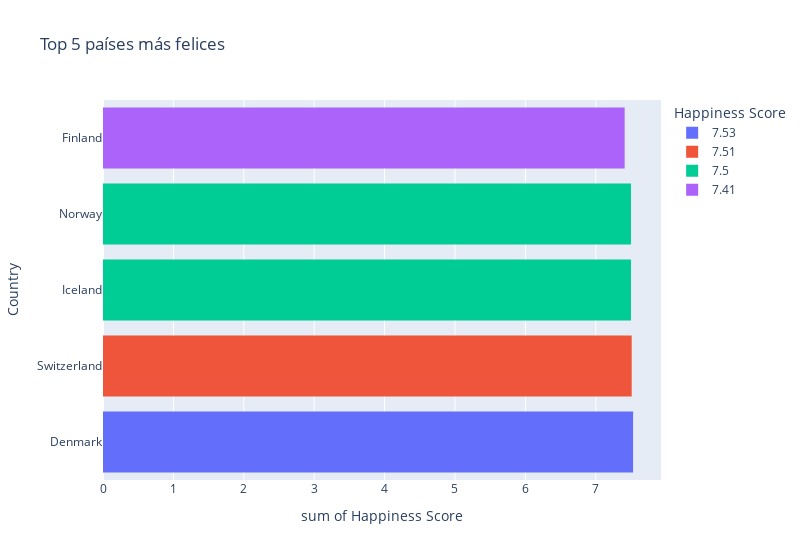

The cell this chart's notebook holds for it:
### Code cell
topfelices16 =px.histogram(top16,x="Happiness Score", y="Country", color= "Happiness Score", width=800, title="Top 5 países más felices")
topfelices16.show()

### Figure 1 — Plotly figure (JSON) as saved in the notebook; plotly's stock layout.template omitted (floating-point values rounded to 4 significant figures)
{"data": [{"alignmentgroup": "True", "bingroup": "y", "histfunc": "sum", "hovertemplate": "Happiness Score=7.53<br>sum of Happiness Score=%{x}<br>Country=%{y}<extra></extra>", "legendgroup": "7.53", "marker": {"color": "#636efa", "pattern": {"shape": ""}}, "name": "7.53", "offsetgroup": "7.53", "orientation": "h", "showlegend": true, "type": "histogram", "x": [7.53], "xaxis": "x", "y": ["Denmark"], "yaxis": "y"}, {"alignmentgroup": "True", "bingroup": "y", "histfunc": "sum", "hovertemplate": "Happiness Score=7.51<br>sum of Happiness Score=%{x}<br>Country=%{y}<extra></extra>", "legendgroup": "7.51", "marker": {"color": "#EF553B", "pattern": {"shape": ""}}, "name": "7.51", "offsetgroup": "7.51", "orientation": "h", "showlegend": true, "type": "histogram", "x": [7.51], "xaxis": "x", "y": ["Switzerland"], "yaxis": "y"}, {"alignmentgroup": "True", "bingroup": "y", "histfunc": "sum", "hovertemplate": "Happiness Score=7.5<br>sum of Happiness Score=%{x}<br>Country=%{y}<extra></extra>", "legendgroup": "7.5", "marker": {"color": "#00cc96", "pattern": {"shape": ""}}, "name": "7.5", "offsetgroup": "7.5", "orientation": "h", "showlegend": true, "type": "histogram", "x": [7.5, 7.5], "xaxis": "x", "y": ["Iceland", "Norway"], "yaxis": "y"}, {"alignmentgroup": "True", "bingroup": "y", "histfunc": "sum", "hovertemplate": "Happiness Score=7.41<br>sum of Happiness Score=%{x}<br>Country=%{y}<extra></extra>", "legendgroup": "7.41", "marker": {"color": "#ab63fa", "pattern": {"shape": ""}}, "name": "7.41", "offsetgroup": "7.41", "orientation": "h", "showlegend": true, "type": "histogram", "x": [7.41], "xaxis": "x", "y": ["Finland"], "yaxis": "y"}], "layout": {"barmode": "relative", "legend": {"title": {"text": "Happiness Score"}, "tracegroupgap": 0}, "title": {"text": "Top 5 países más felices"}, "width": 800, "xaxis": {"anchor": "y", "categoryarray": [7.53, 7.51, 7.5, 7.41], "categoryorder": "array", "domain": [0, 1], "title": {"text": "sum of Happiness Score"}}, "yaxis": {"anchor": "x", "domain": [0, 1], "title": {"text": "Country"}}}}
